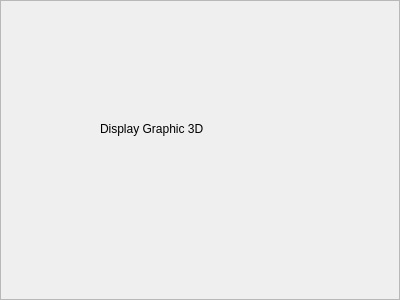
<?xml version="1.0" encoding="UTF-8"?>
<ui version="4.0">
 <class>DisplayGraphic3DOptionsFrame</class>
 <widget class="QFrame" name="DisplayGraphic3DOptionsFrame">
  <property name="geometry">
   <rect>
    <x>0</x>
    <y>0</y>
    <width>400</width>
    <height>300</height>
   </rect>
  </property>
  <property name="windowTitle">
   <string>Frame</string>
  </property>
  <property name="frameShape">
   <enum>QFrame::StyledPanel</enum>
  </property>
  <property name="frameShadow">
   <enum>QFrame::Raised</enum>
  </property>
  <widget class="QLabel" name="label">
   <property name="geometry">
    <rect>
     <x>100</x>
     <y>120</y>
     <width>231</width>
     <height>17</height>
    </rect>
   </property>
   <property name="text">
    <string>Display Graphic 3D</string>
   </property>
  </widget>
 </widget>
 <resources/>
 <connections/>
</ui>
